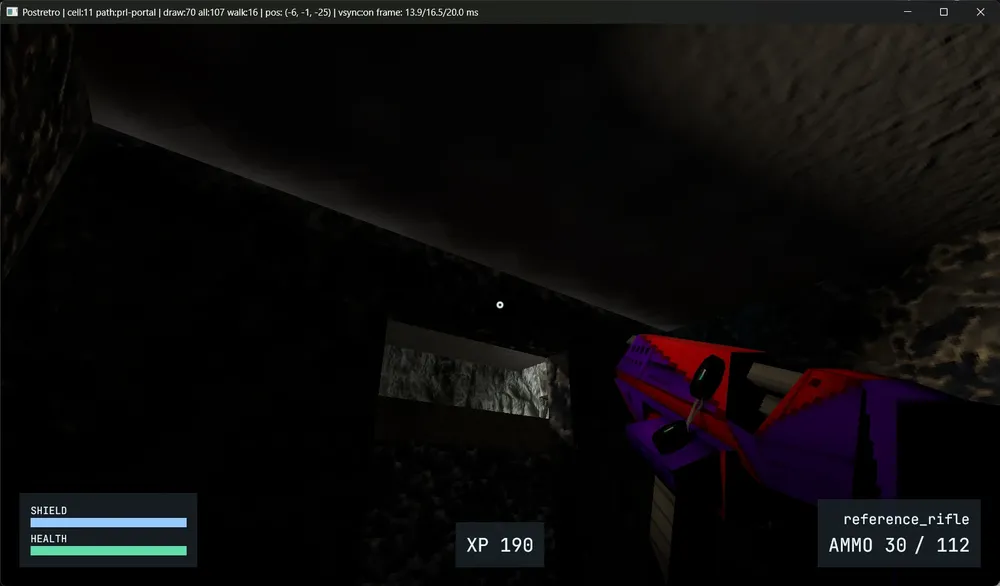
#> input picture context/plans/done/mover-light-flow--mid-travel-poses/captures/playtest-diagnosis/owner-shot-1.webp, 1000 x 586 px, shrunk from 1602 x 938 before the run
$ python gen_emissive.py --input ../context/plans/done/mover-light-flow--mid-travel-poses/captures/playtest-diagnosis/owner-shot-1.webp
#> lines starting #> are read from the running program, lines starting #| are printed output that depends on the picture; after the words box and inside, x2 and y2 are one past the last pixel; in counts of white or black regions, pixels touching at a corner belong together
#> in process_image, image is the input picture: PIL image 1000x586 RGB; mean R, G, B 12.3, 10.9, 11.1
#!/usr/bin/env python3
"""
Generate emissive maps (_e.png) from diffuse textures for Postretro.

The output keeps the source's sRGB-encoded RGB values only for bright texels,
so it is an authoring starting point for the static, per-texel emissive slot.
"""

import argparse
import os
import sys
from pathlib import Path

from PIL import Image, ImageOps
from PIL.PngImagePlugin import PngInfo


# One bright-texel cutoff for every texture, whatever its name's prefix. It
# conservatively keeps only highlight texels; how strongly they glow is the
# mod's `materials.toml`, not the cutoff. Lower it with `--cutoff` to keep more
# of a sign's colored pattern.
DEFAULT_CUTOFF = 0.75


def emissive_from_diffuse(image, cutoff):
    """Keep source-color texels at or above the luminance cutoff, else black."""
#> called with cutoff = 0.75
    source = image.convert("RGBA")
    luminance = ImageOps.grayscale(source)
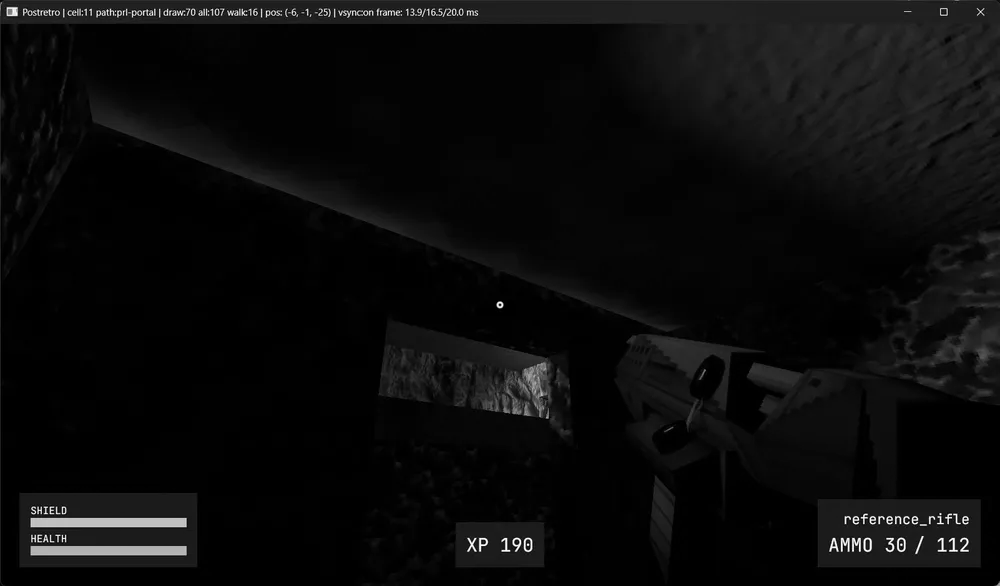
#> luminance: PIL image 1000x586 L; min 0, max 255, mean 11.3
    cutoff_byte = round(cutoff * 255.0)
    mask = luminance.point(lambda value: 255 if value >= cutoff_byte else 0)
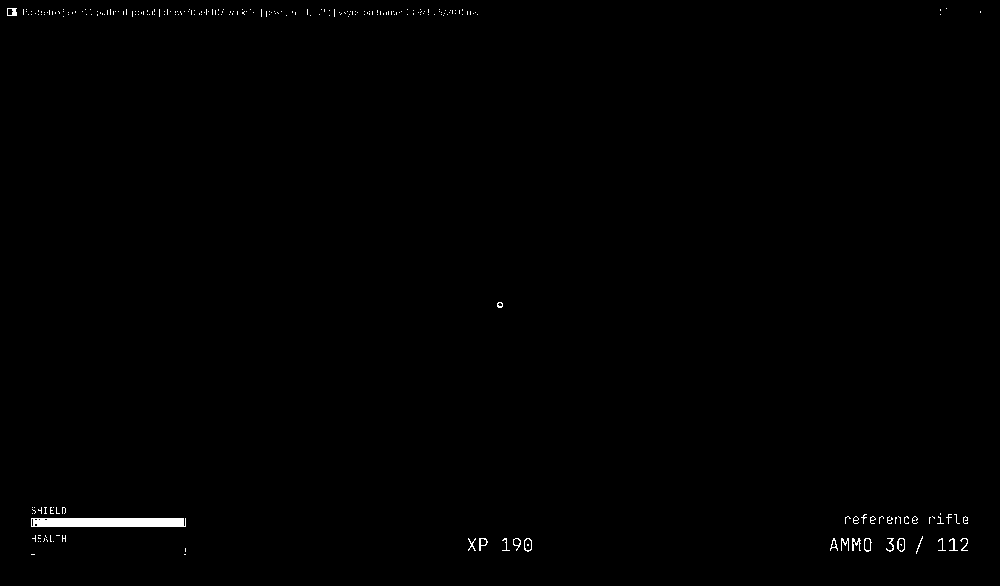
#> mask: PIL image 1000x586 L; 0.47% white; 243 white regions (220 under 20 px), largest, box (x1, y1, x2, y2) and area: (31, 518, 186, 527) 1371, (852, 538, 861, 551) 57, (7, 8, 17, 16) 52
    return Image.composite(source, Image.new("RGBA", source.size, (0, 0, 0, 255)), mask)


def process_image(input_path, output_path, cutoff=None, force=False):
    """Generate an sRGB-content, untagged emissive sibling from one diffuse PNG."""
    if os.path.exists(output_path) and not force:
        print(f"Skipping {input_path} (output already exists)")
        return True

    try:
        with Image.open(input_path) as image:
            if cutoff is None:
                cutoff = DEFAULT_CUTOFF

            print(f"Processing {input_path} -> {output_path} (cutoff: {cutoff})")
            emissive = emissive_from_diffuse(image, cutoff)

            # `_e` carries sRGB-encoded color content, but current prl-build
            # deliberately accepts it regardless of PNG metadata. Strip all
            # color-management chunks so generated output matches the sibling
            # tools and remains an untagged, portable authoring asset.
            emissive.info.pop("srgb", None)
            emissive.info.pop("gamma", None)
            emissive.info.pop("icc_profile", None)
            emissive.save(output_path, "PNG", pnginfo=PngInfo(), icc_profile=b"")
        return True
    except Exception as error:
        print(f"Error processing {input_path}: {error}", file=sys.stderr)
        return False


def main():
    parser = argparse.ArgumentParser(description="Generate emissive maps for Postretro.")
    parser.add_argument("--input", required=True, help="Input file or directory")
    parser.add_argument(
        "--cutoff",
        type=float,
        help=f"Keep texels at or above this luminance cutoff (0.0 - 1.0, default {DEFAULT_CUTOFF})",
    )
    parser.add_argument("--recursive", action="store_true", help="Process directories recursively")
    parser.add_argument("--force", action="store_true", help="Overwrite existing _e.png files")
    args = parser.parse_args()

    if args.cutoff is not None and not 0.0 <= args.cutoff <= 1.0:
        parser.error("--cutoff must be between 0.0 and 1.0")

    input_path = Path(args.input)
    if input_path.is_file():
        files = [input_path]
    elif input_path.is_dir():
        candidates = input_path.rglob("*") if args.recursive else input_path.iterdir()
        files = sorted(
            path
            for path in candidates
            if path.is_file() and path.suffix.lower() in {".png", ".jpg"}
        )
    else:
        parser.error(f"invalid input path: {args.input}")

    failed = []
    for source in files:
        if source.stem.lower().endswith(("_s", "_n", "_e", "_h", "_p", "_t")):
            continue
        output_path = source.parent / f"{source.stem}_e.png"
        if not process_image(source, output_path, args.cutoff, args.force):
            failed.append(source)

    if failed:
        print(
            f"Failed to generate emissive maps for {len(failed)} input file(s).",
            file=sys.stderr,
        )
        return 1
    return 0


if __name__ == "__main__":
    raise SystemExit(main())
#> (the program exits here)

$ run again, on context/plans/done/mover-light-flow--mid-travel-poses/captures/playtest-diagnosis/owner-shot-3.webp
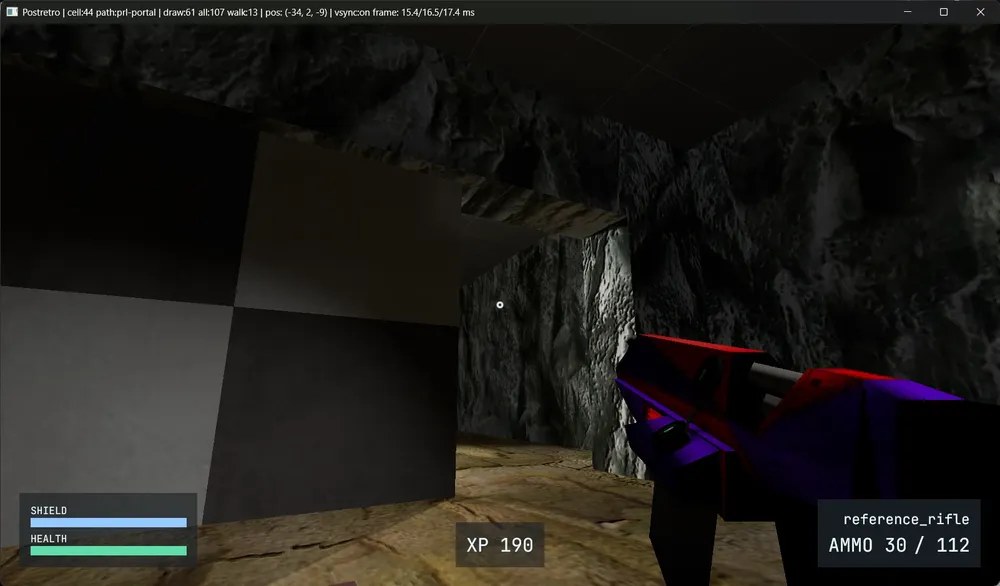
#> input picture context/plans/done/mover-light-flow--mid-travel-poses/captures/playtest-diagnosis/owner-shot-3.webp, 1000 x 586 px, shrunk from 1602 x 938 before the run
#> in process_image, image is the input picture: PIL image 1000x586 RGB; mean R, G, B 30, 28.2, 24.7
#> in emissive_from_diffuse, `luminance = ImageOps.grayscale(source)`:
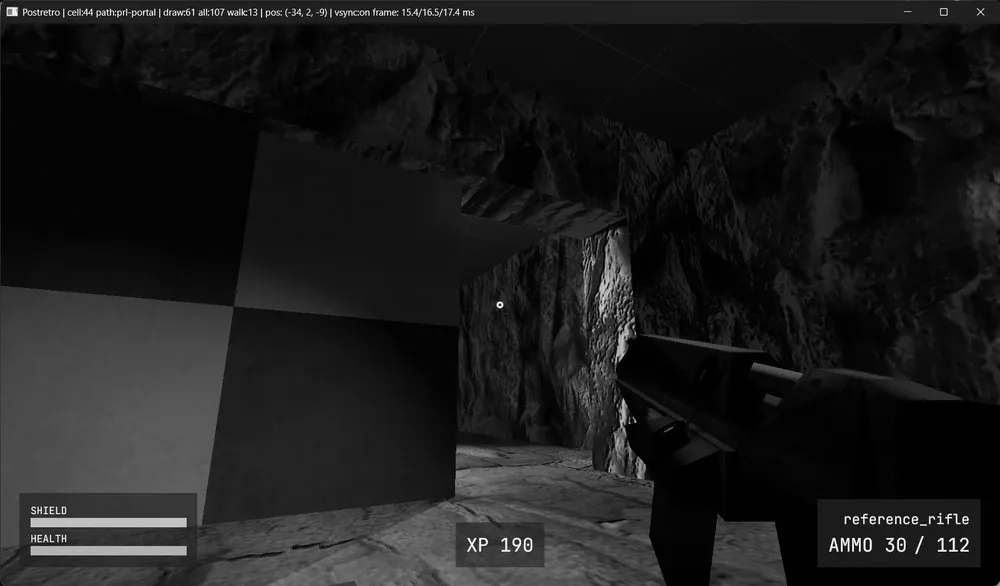
#> luminance: PIL image 1000x586 L; min 0, max 255, mean 28.2
#> mask: PIL image 1000x586 L; 0.49% white; 281 white regions (260 under 20 px), largest, box (x1, y1, x2, y2) and area: (31, 518, 186, 527) 1347, (7, 7, 17, 16) 58, (852, 538, 861, 551) 58

$ run again, on context/plans/done/mover-light-flow--mid-travel-poses/captures/playtest-diagnosis/owner-shot-4.webp
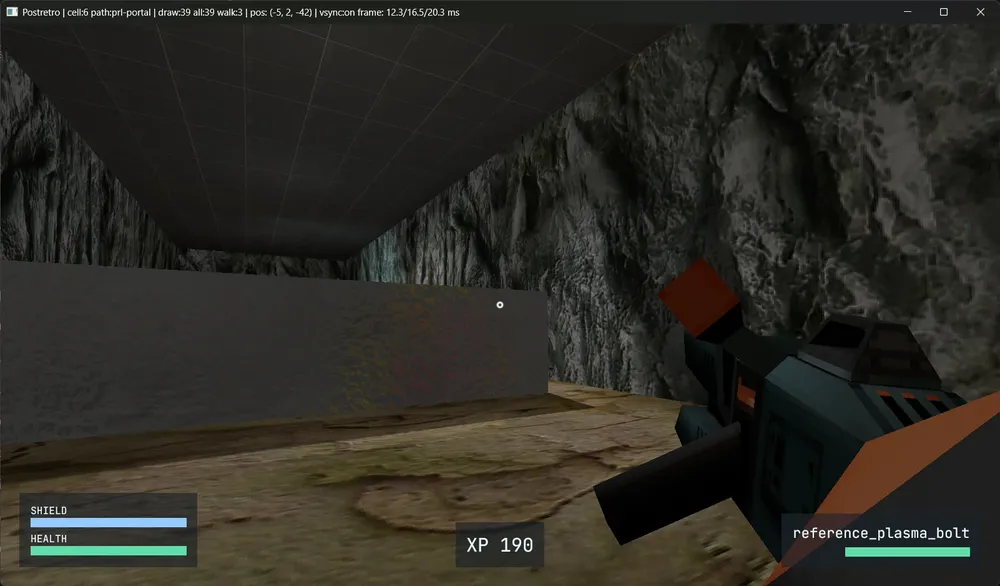
#> input picture context/plans/done/mover-light-flow--mid-travel-poses/captures/playtest-diagnosis/owner-shot-4.webp, 1000 x 586 px, shrunk from 1602 x 938 before the run
#> in process_image, image is the input picture: PIL image 1000x586 RGB; mean R, G, B 44.2, 42.5, 36
#> in emissive_from_diffuse, `luminance = ImageOps.grayscale(source)`:
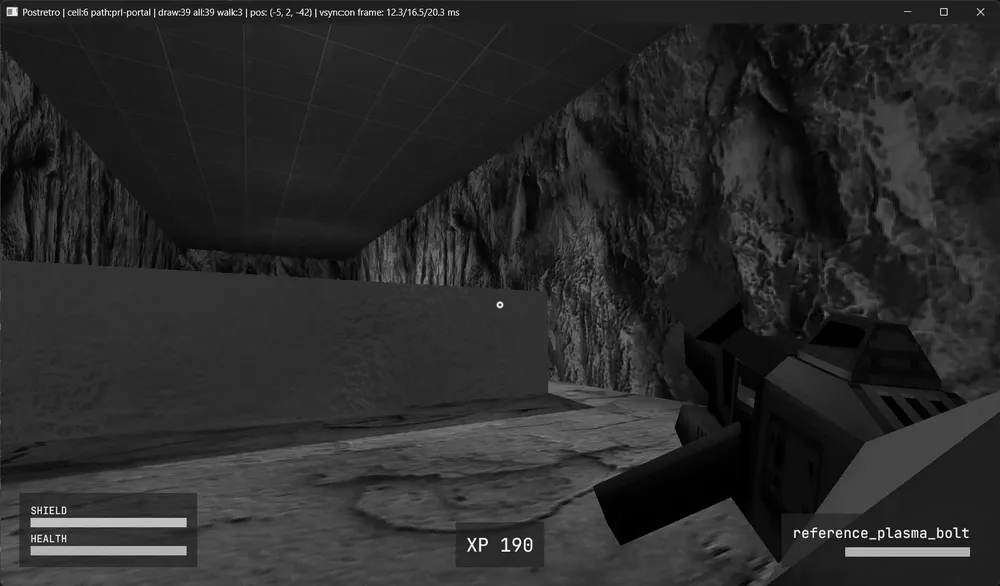
#> luminance: PIL image 1000x586 L; min 0, max 255, mean 42.2
#> in emissive_from_diffuse, `mask = luminance.point(lambda value: 255 if value >= cutoff_byte else 0)`:
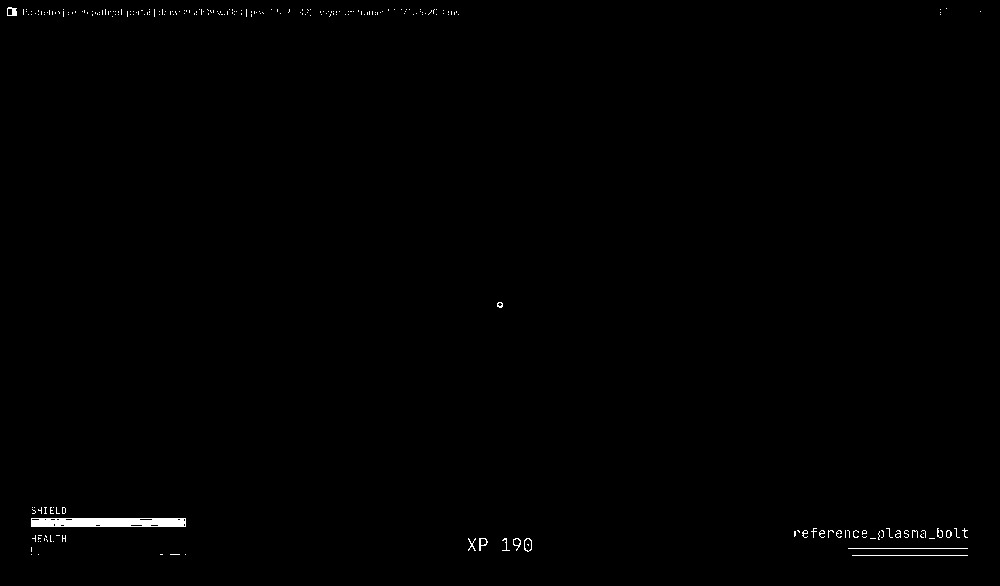
#> mask: PIL image 1000x586 L; 0.46% white; 239 white regions (222 under 20 px), largest, box (x1, y1, x2, y2) and area: (31, 518, 186, 527) 1330, (848, 548, 968, 549) 120, (852, 555, 968, 556) 116
